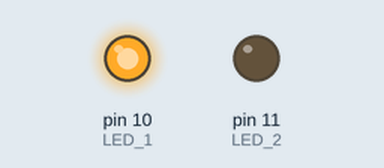
Bench run of a sketch on a simulated Arduino Uno, built with avr-gcc and run on an emulated ATmega328P. On the bench: output pins drawn as LEDs (lit = HIGH).

Above: at 1.0 s.
At 3.0 s:
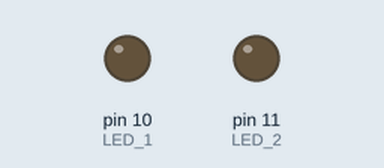
Timing chart, 0 to 5.2 s (numbered marks = the images above):
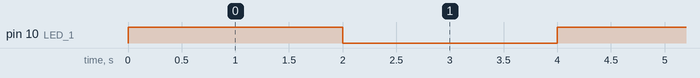

Measured:
- by itself, pin 10 (LED_1): alternates HIGH for 2.0 s and LOW for 2.0 s

The sketch:

002_Blink.ino
```cpp
int LED_1 = 10;
int LED_2 = 11;

void setup() {
  pinMode(LED_1, OUTPUT);
  pinMode(LED_2, OUTPUT);
}

void loop() {
  digitalWrite(LED_1, HIGH);
  delay(2000);
  digitalWrite(LED_1, LOW);
  delay(2000);
}


void yield(){
  digitalWrite(LED_2, 1);
  delay(500);
  digitalWrite(LED_2, 0);
  delay(500);
}
```
